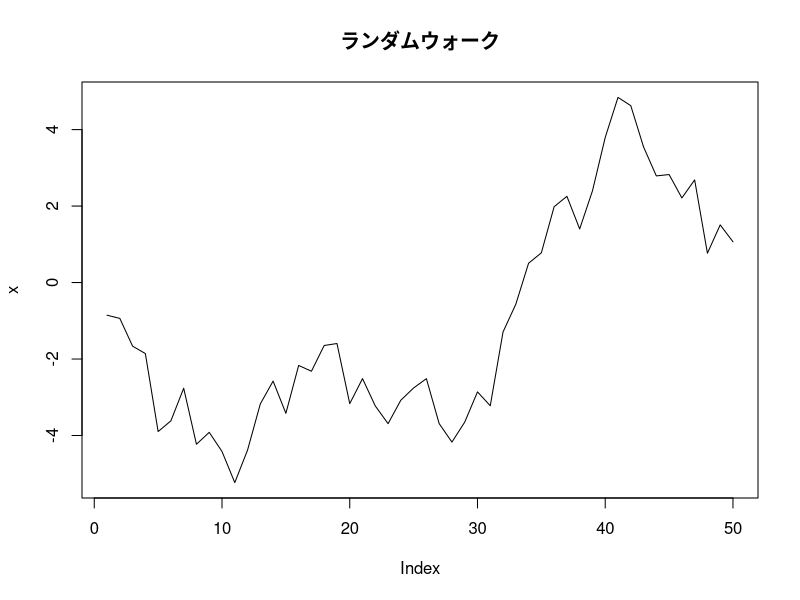

Reproduce this figure in R.
# 折れ線グラフをプロットする。
x <- cumsum(rnorm(50))  # ランダムウォーク
plot(x, type = "l", main = "ランダムウォーク")